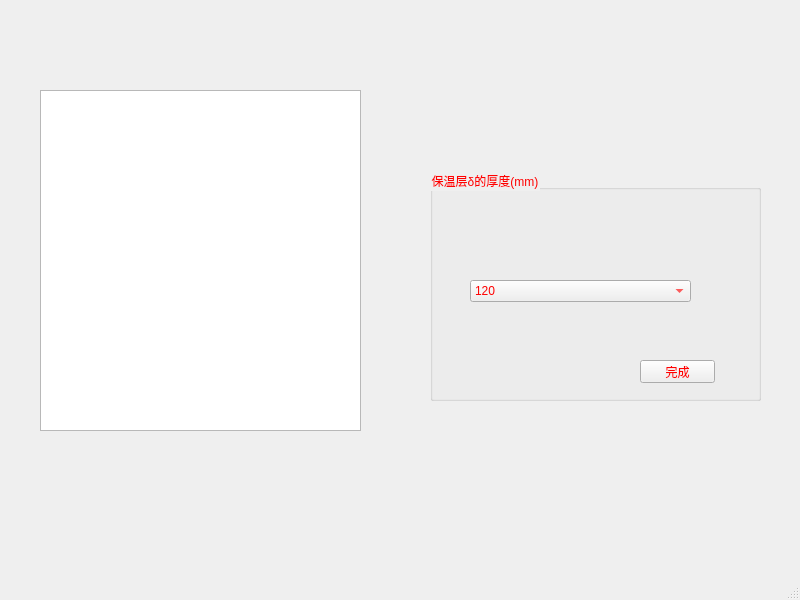
<?xml version="1.0" encoding="UTF-8"?>
<ui version="4.0">
 <class>MainWindow</class>
 <widget class="QMainWindow" name="MainWindow">
  <property name="geometry">
   <rect>
    <x>0</x>
    <y>0</y>
    <width>800</width>
    <height>600</height>
   </rect>
  </property>
  <property name="windowTitle">
   <string>MainWindow</string>
  </property>
  <widget class="QWidget" name="centralwidget">
   <widget class="QGroupBox" name="groupBox">
    <property name="geometry">
     <rect>
      <x>430</x>
      <y>170</y>
      <width>331</width>
      <height>231</height>
     </rect>
    </property>
    <property name="styleSheet">
     <string notr="true">color: rgb(255, 0, 0);
font: 8pt &quot;楷体&quot;;</string>
    </property>
    <property name="title">
     <string>保温层δ的厚度(mm)</string>
    </property>
    <widget class="QComboBox" name="comboBox">
     <property name="geometry">
      <rect>
       <x>40</x>
       <y>110</y>
       <width>221</width>
       <height>22</height>
      </rect>
     </property>
     <item>
      <property name="text">
       <string>120</string>
      </property>
     </item>
     <item>
      <property name="text">
       <string>90</string>
      </property>
     </item>
     <item>
      <property name="text">
       <string>70</string>
      </property>
     </item>
     <item>
      <property name="text">
       <string>60</string>
      </property>
     </item>
     <item>
      <property name="text">
       <string>50</string>
      </property>
     </item>
     <item>
      <property name="text">
       <string>40</string>
      </property>
     </item>
     <item>
      <property name="text">
       <string>30</string>
      </property>
     </item>
    </widget>
    <widget class="QPushButton" name="fff">
     <property name="geometry">
      <rect>
       <x>210</x>
       <y>190</y>
       <width>75</width>
       <height>23</height>
      </rect>
     </property>
     <property name="text">
      <string>完成</string>
     </property>
    </widget>
   </widget>
   <widget class="QGraphicsView" name="graphicsView">
    <property name="geometry">
     <rect>
      <x>40</x>
      <y>90</y>
      <width>321</width>
      <height>341</height>
     </rect>
    </property>
    <property name="styleSheet">
     <string notr="true">border-image: url(:/wuding1/4.png);</string>
    </property>
   </widget>
  </widget>
  <widget class="QMenuBar" name="menubar">
   <property name="geometry">
    <rect>
     <x>0</x>
     <y>0</y>
     <width>800</width>
     <height>22</height>
    </rect>
   </property>
  </widget>
  <widget class="QStatusBar" name="statusbar"/>
 </widget>
 <resources>
  <include location="../pic/wuding.qrc"/>
 </resources>
 <connections/>
</ui>
